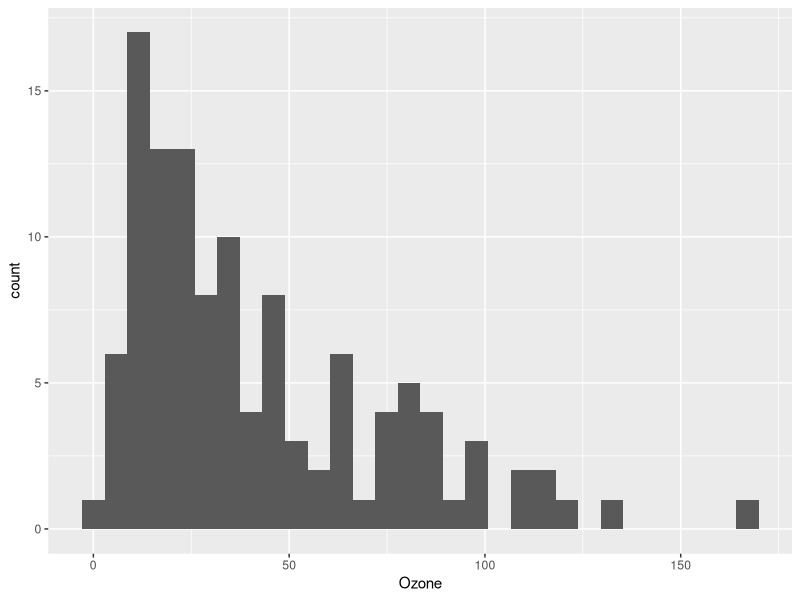
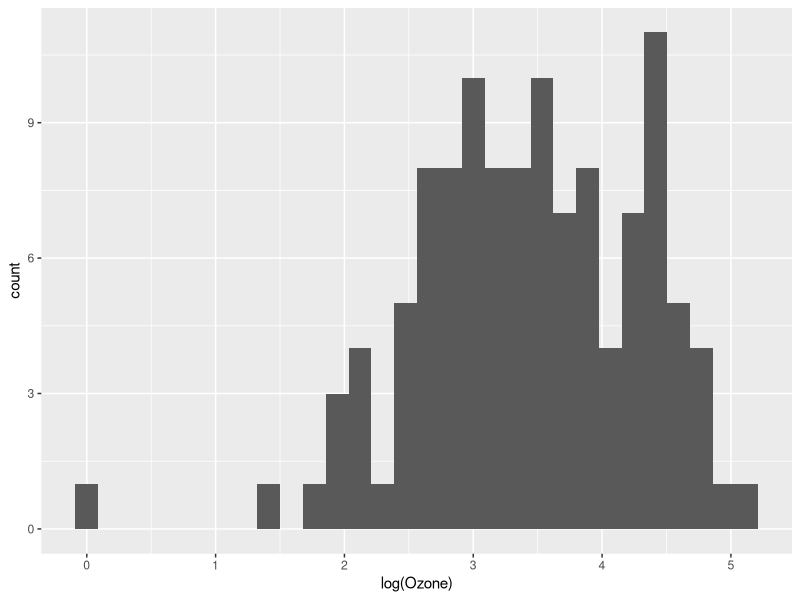
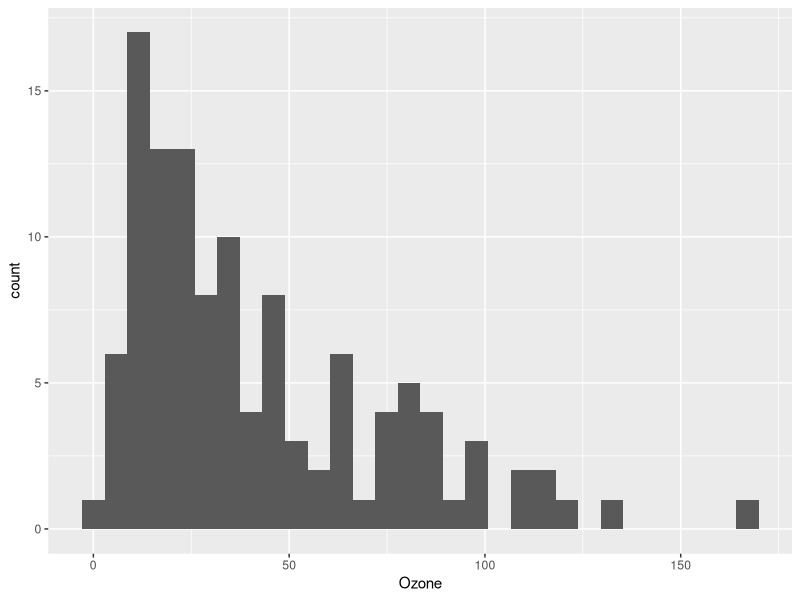
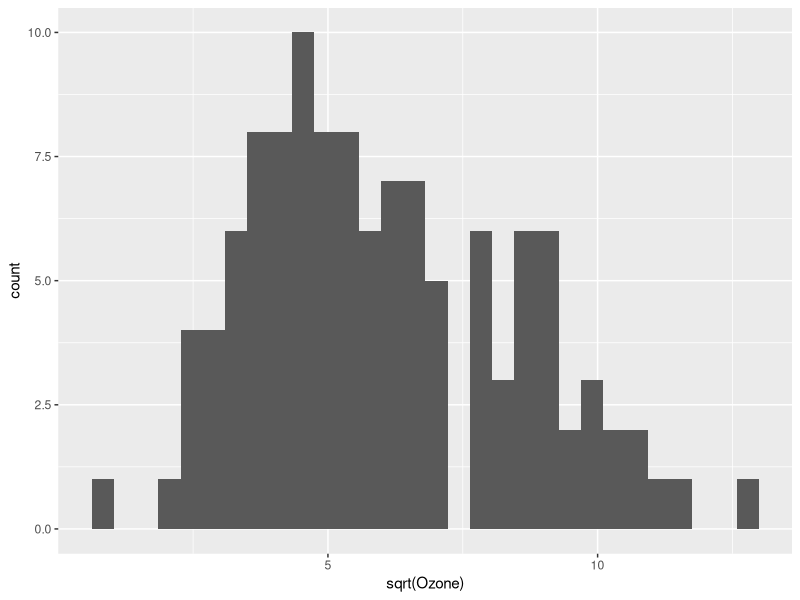
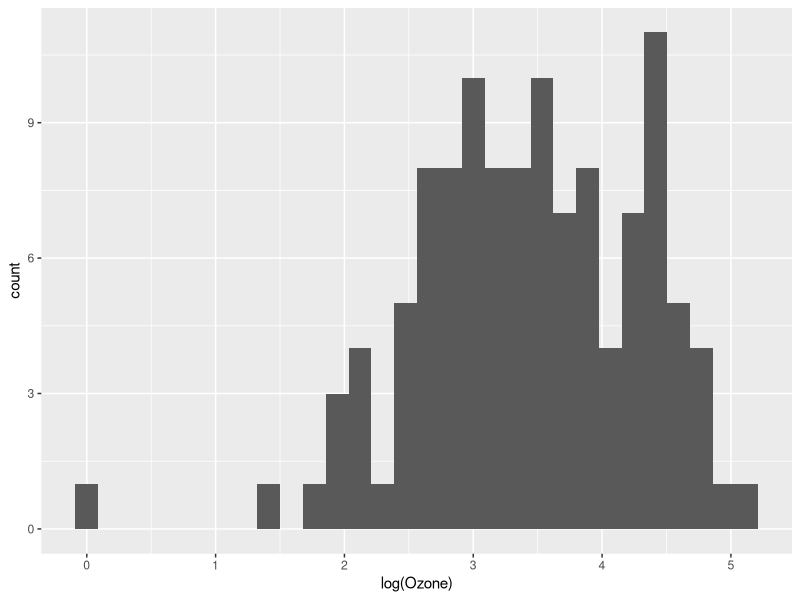
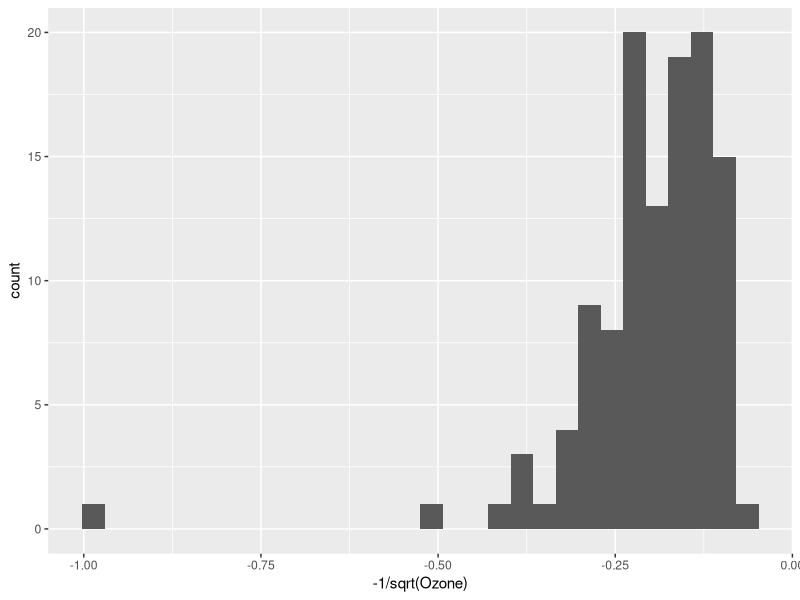
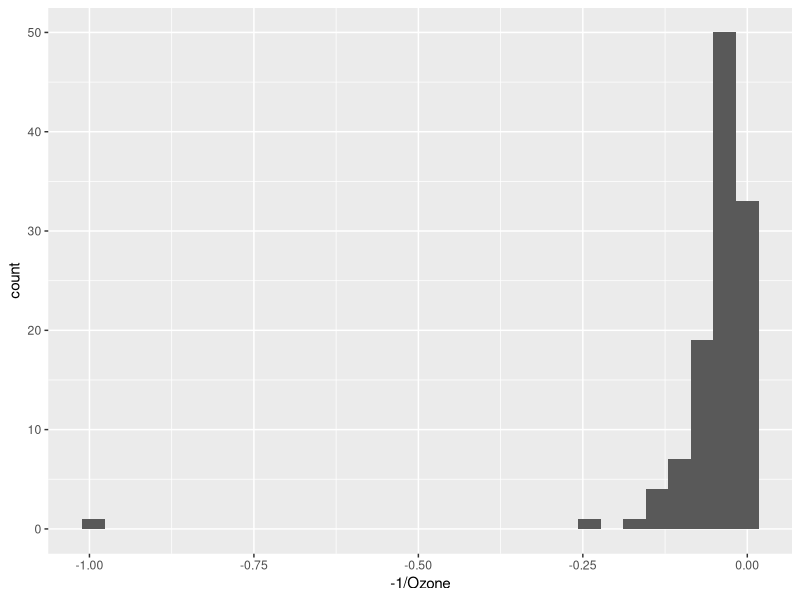
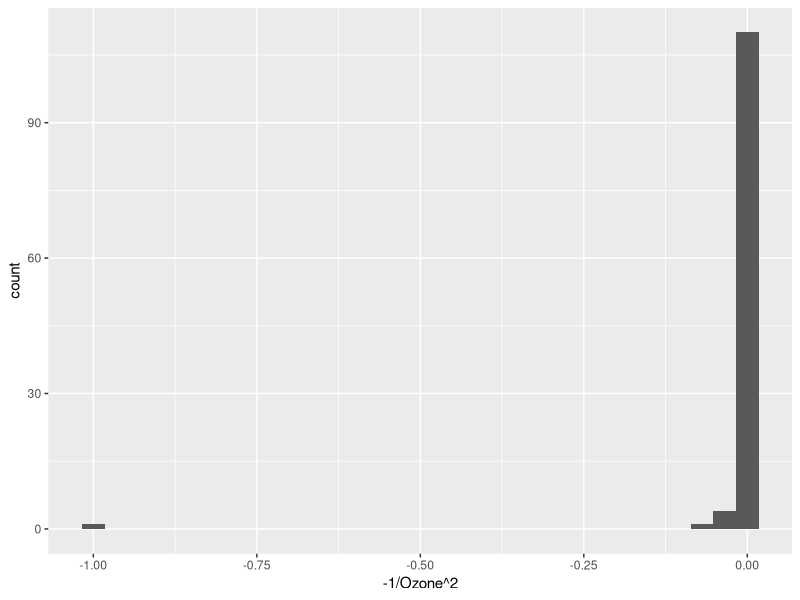

Reproduce these figures in R, in order.
## ---- chunk 1
library(ggplot2)
## ---- chunk 2
quantile(airquality$Ozone, na.rm = TRUE) # dropping missing values
## ---- chunk 3
ggplot(airquality, aes(Ozone)) + geom_histogram(bins = 30)
## ---- chunk 4
ggplot(airquality, aes(log(Ozone))) + geom_histogram(bins = 30)
## ---- chunk 5
airquality$Ozone_log <- log(airquality$Ozone)
## ---- chunk 6
ggplot(airquality, aes(Ozone)) + geom_histogram(bins = 30)
ggplot(airquality, aes(sqrt(Ozone))) + geom_histogram(bins = 30)
ggplot(airquality, aes(log(Ozone))) + geom_histogram(bins = 30)
ggplot(airquality, aes(-1/sqrt(Ozone))) + geom_histogram(bins = 30)
ggplot(airquality, aes(-1/Ozone)) + geom_histogram(bins = 30)
ggplot(airquality, aes(-1/Ozone^2)) + geom_histogram(bins = 30)
